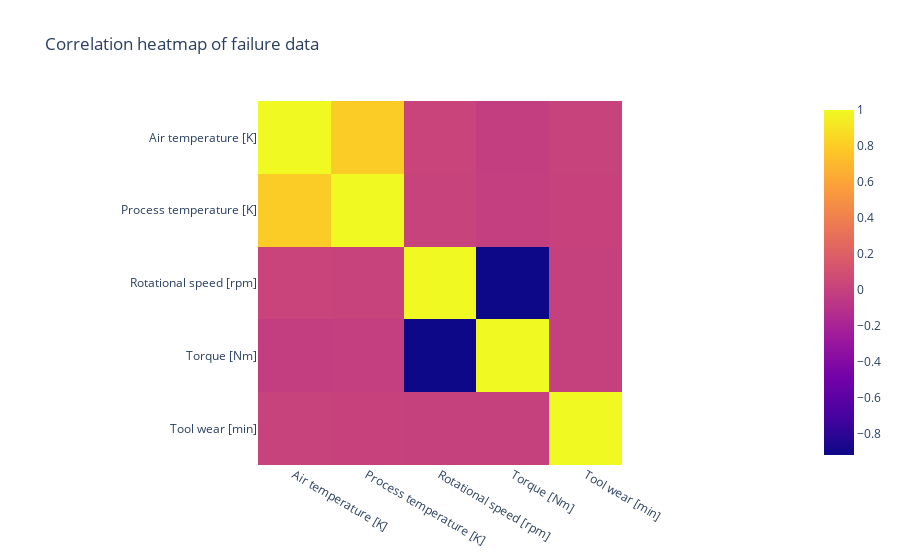

Notebook cell for this chart:
### Markdown cell above
## Dropping overly correlated columns

### Code cell
selected_columns = ['Air temperature [K]', 'Process temperature [K]', 'Rotational speed [rpm]', 'Torque [Nm]', 'Tool wear [min]']

px.imshow(df_cleaned_new[selected_columns].corr(), title="Correlation heatmap of failure data")

### Figure 1 — Plotly figure (JSON) as saved in the notebook; plotly's stock layout.template omitted (floating-point values rounded to 4 significant figures)
{"data": [{"coloraxis": "coloraxis", "hovertemplate": "x: %{x}<br>y: %{y}<br>color: %{z}<extra></extra>", "name": "0", "type": "heatmap", "x": ["Air temperature [K]", "Process temperature [K]", "Rotational speed [rpm]", "Torque [Nm]", "Tool wear [min]"], "xaxis": "x", "y": ["Air temperature [K]", "Process temperature [K]", "Rotational speed [rpm]", "Torque [Nm]", "Tool wear [min]"], "yaxis": "y", "z": [[1, 0.797, 0.0197, -0.01571, 0.01685], [0.797, 1, 0.01407, -0.01099, 0.01056], [0.0197, 0.01407, 1, -0.9169, 0.001421], [-0.01571, -0.01099, -0.9169, 1, -0.000715], [0.01685, 0.01056, 0.001421, -0.000715, 1]]}], "layout": {"coloraxis": {"colorscale": [[0, "#0d0887"], [0.1111, "#46039f"], [0.2222, "#7201a8"], [0.3333, "#9c179e"], [0.4444, "#bd3786"], [0.5556, "#d8576b"], [0.6667, "#ed7953"], [0.7778, "#fb9f3a"], [0.8889, "#fdca26"], [1, "#f0f921"]]}, "title": {"text": "Correlation heatmap of failure data"}, "xaxis": {"anchor": "y", "constrain": "domain", "domain": [0, 1], "scaleanchor": "y"}, "yaxis": {"anchor": "x", "autorange": "reversed", "constrain": "domain", "domain": [0, 1]}}}
